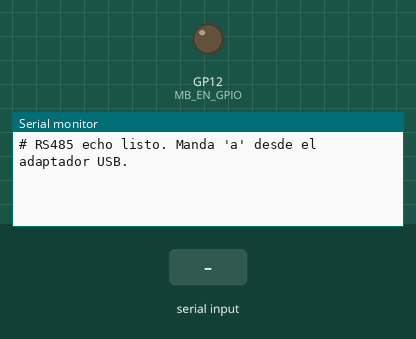
Simulated run of this sketch. Board: Raspberry Pi Pico. On the bench: output pins drawn as LEDs (lit = HIGH), the last lines printed to the serial monitor. Inputs (shaded band) come from the test bench.

Above: at 1.2 s.
1.3 s: "a" received over the second serial link
At 2.5 s:
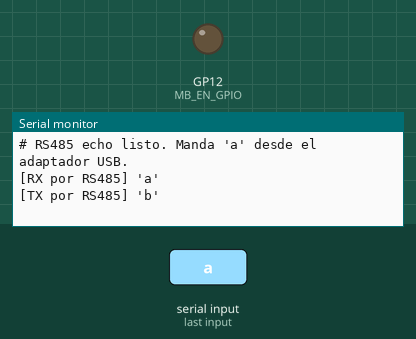
2.8 s: "1" received over the second serial link
At 3.8 s:
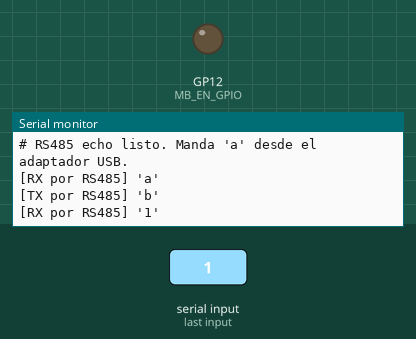

Measured:
- after the input at 1.3 s, the serial monitor: prints a new line at once (image 1)
- after the input at 2.8 s, the serial monitor: prints a new line at once (image 2)

The sketch:

test_rs485.ino
```cpp
// ═══════════════════════════════════════════════════════════
//  Test RS485 simple — Raspberry Pi Pico 2
//  Si el PC manda "a" por el adaptador USB-RS485, la Pico
//  responde "b" por RS485. Verifica que TX y RX funcionan.
// ═══════════════════════════════════════════════════════════
//
//  Pines RS485:
//    GP12 → DE/RE  (direction control)
//    GP13 → RO     (RX)
//    GP14 → DI     (TX)
//
//  PC: abre el adaptador USB-RS485 en el monitor serie a 115200
//  Escribe "a" → debe llegar "b"
// ═══════════════════════════════════════════════════════════

#include <SerialPIO.h>

#define MB_TX_GPIO  14
#define MB_RX_GPIO  13
#define MB_EN_GPIO  12

static SerialPIO Serial485(MB_TX_GPIO, MB_RX_GPIO);

void rs485Send(const char *msg) {
  digitalWrite(MB_EN_GPIO, HIGH);  // TX
  delayMicroseconds(200);
  Serial485.print(msg);
  Serial485.flush();
  delayMicroseconds(200);
  digitalWrite(MB_EN_GPIO, LOW);   // RX
}

void setup() {
  Serial.begin(115200);
  { unsigned long t0 = millis(); while (!Serial && millis() - t0 < 3000) delay(10); }

  pinMode(MB_EN_GPIO, OUTPUT);
  digitalWrite(MB_EN_GPIO, LOW);
  Serial485.begin(115200);

  Serial.println("# RS485 echo listo. Manda 'a' desde el adaptador USB.");
}

void loop() {
  if (Serial485.available()) {
    char c = Serial485.read();
    Serial.printf("[RX por RS485] '%c'\n", c);  // log en monitor Pico

    if (c == 'a') {
      rs485Send("b\n");
      Serial.println("[TX por RS485] 'b'");
    }
  }
}
```
